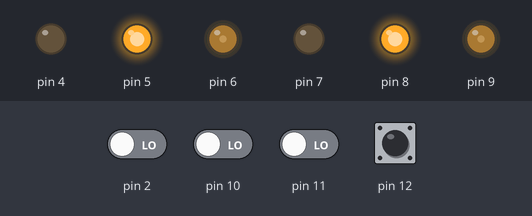
Bench run of a sketch on a simulated Arduino Uno, built with avr-gcc and run on an emulated ATmega328P. On the bench: output pins drawn as LEDs (lit = HIGH). The test bench sets the inputs (shaded band); at power-on: pin 12 HIGH, pin 2, pin 10, pin 11 LOW. What the sketch prints to the serial monitor is not drawn.

Above: at 0.8 s.
0.9 s: pin 11 driven HIGH
At 1.2 s:
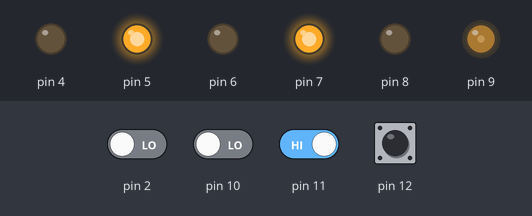
At 2.8 s:
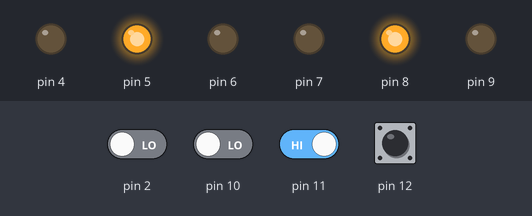
Timing chart, 0 to 4.3 s (numbered marks = the images above; inputs shaded):
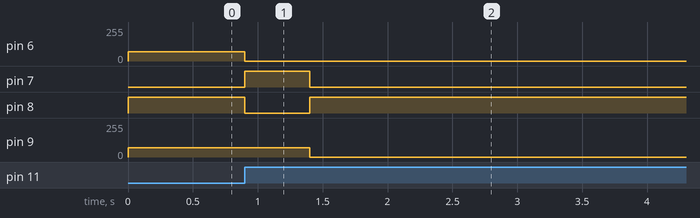

The sketch:

motor_response.ino
```cpp
#include <stdio.h>
#include <stdlib.h>
#include <string.h>

#define threshold 70

//for now keep the period measurement constant
double rollingAvg = 3980;

volatile double pwm_value1 = 0;
double prev_pwm_value1 = 0;
volatile double ton1 = 0;
volatile double toff1 = 0;
volatile double prev_time1 = 0;
double rev1 = 0;
int flag1 = 0;
double position1;
double oldCurrTime = 0;
double offset1;
double degree1;
unsigned long time = 0;
int index = 0;
int flag = 0;
int voltage = 70;
unsigned long count = 0;
double  outs0[] = {0,0,0};
double  ins0[] = {0,0,0};
double  outs1[] = {0,0,0};
double  ins1[] = {0,0,0};

int testOutput = 0;

int motorOutput0 = 20;
int motorOutput1 = 20;

int counter = 0;

//Start the speed all the way negative
int speed = 250;

void setup() {
  pinMode(7, OUTPUT);
  pinMode(8, OUTPUT);
  pinMode(9, OUTPUT);
  pinMode(4, OUTPUT);
  pinMode(5, OUTPUT);
  pinMode(6, OUTPUT);
  pinMode(10, INPUT);
  pinMode(11, INPUT);
  pinMode(12, INPUT);
  pinMode(13, INPUT);
  digitalWrite(12, HIGH);
  digitalWrite(13, HIGH);

  /* initialize serial                                       */
  Serial.begin(115200);
  //attach interrupt to digital pin 3
  attachInterrupt(0, rising1, RISING);
  Serial.print("START");

  corner();
}

void loop() {
  double oldDegree1 = degree1;
  updatePWM1();
  if (!(digitalRead(10) == HIGH || digitalRead(11) == HIGH || digitalRead(12) == HIGH || digitalRead(13) == HIGH && testOutput <= 255)) {
    double currTime = micros();
    runMotor(7,8,9,-threshold);
    double speed = (degree1 - oldDegree1) * 1000000.0 / (currTime - oldCurrTime);
    double filteredSpeed = butterworth(speed, ins1, outs1);
    count++;
    oldCurrTime = currTime;

//    if (counter %10 == 0) {
//      Serial.print(degree1);
//      Serial.print(" ");
//    }

    counter = (counter + 1) % 10;
    Serial.println(filteredSpeed);

    delay(10);
   } else {
     runMotor(7,8,9,0);
   }

  }

//pins 1 and 2 are the direction pins and pin3 is the pwm pin
void runMotor(int pin1, int pin2, int pin3, double value){
  if(value > 255){
     value = 255;
  }
  if(value < -255){
     value = -255;
  }
  if(value < 0){
    digitalWrite(pin1, HIGH);
    digitalWrite(pin2, LOW);
  }else {
    digitalWrite(pin1, LOW);
    digitalWrite(pin2, HIGH);
  }
  analogWrite(pin3, abs(value));
}
void updatePWM1() {
  double curr_pwm_value1;
  //calculate pwm value 0 to 4095 from the times on and off
  curr_pwm_value1 = ((pwm_value1 * 4095) / (rollingAvg)) - 1;

  if (curr_pwm_value1 == 4096) {
    curr_pwm_value1 = 4095;
  }

  //first make sure that prev_pwm_value exists
  //rollover
  if(flag1 == 0){
    rev1 = 0;
    flag1 = 1;
    position1 = curr_pwm_value1;
    offset1 = position1;
  }else if(curr_pwm_value1 - prev_pwm_value1 < -2030) {
    rev1 = position1;
    offset1 = 0;
  }else if(curr_pwm_value1 - prev_pwm_value1 > 2030){
    rev1 = position1;
    offset1 = curr_pwm_value1;
  }

  prev_pwm_value1 = curr_pwm_value1;

  position1 = curr_pwm_value1 + rev1 - offset1;
  degree1 = position1  * 360 / 4095;
}

void rising1() {
  attachInterrupt(0, falling1, FALLING);
  prev_time1 = micros();
}

void falling1() {
  attachInterrupt(0, rising1, RISING);
  pwm_value1 = micros()-prev_time1;
}

void corner(){
    //put the carriage in the corner
    runMotor(7, 8, 9, threshold);
    runMotor(4, 5, 6, -threshold);
    while(digitalRead(12) != HIGH){
        delay(10);
    }

    runMotor(7, 8, 9, threshold);
    runMotor(4, 5, 6, threshold);
    while(digitalRead(11) != HIGH){
        delay(10);
    }

    motorOutput0 = 0;
    motorOutput1 = 0;

    runMotor(7, 8, 9, motorOutput0);
    runMotor(4, 5, 6, motorOutput1);

    //get it slightly out of the corner
    runMotor(7, 8, 9, -threshold);
    delay(500);

    runMotor(7, 8, 9, motorOutput0);
    runMotor(4, 5, 6, motorOutput1);
}

//attempt at butterworth filtering
double butterworth(double newin, double * ins, double * outs) {
    double newout = .0134 * newin + .0267 * ins[1] + .0134 * ins[0] - (-1.6475 * outs[1] + .7009 * outs[0]);
    ins[0] = ins[1];
    ins[1] = newin;
    outs[0] = outs[1];
    outs[1] = newout;
    return newout;
}
```

Measured:
- after the input at 0.9 s, pin 6: 70/255 → 0/255 at once; pin 7: LOW → HIGH at once, → LOW 0.50 s later; pin 8: HIGH → LOW at once, → HIGH 0.50 s later; pin 9: 70/255 → 0/255 after 0.50 s
